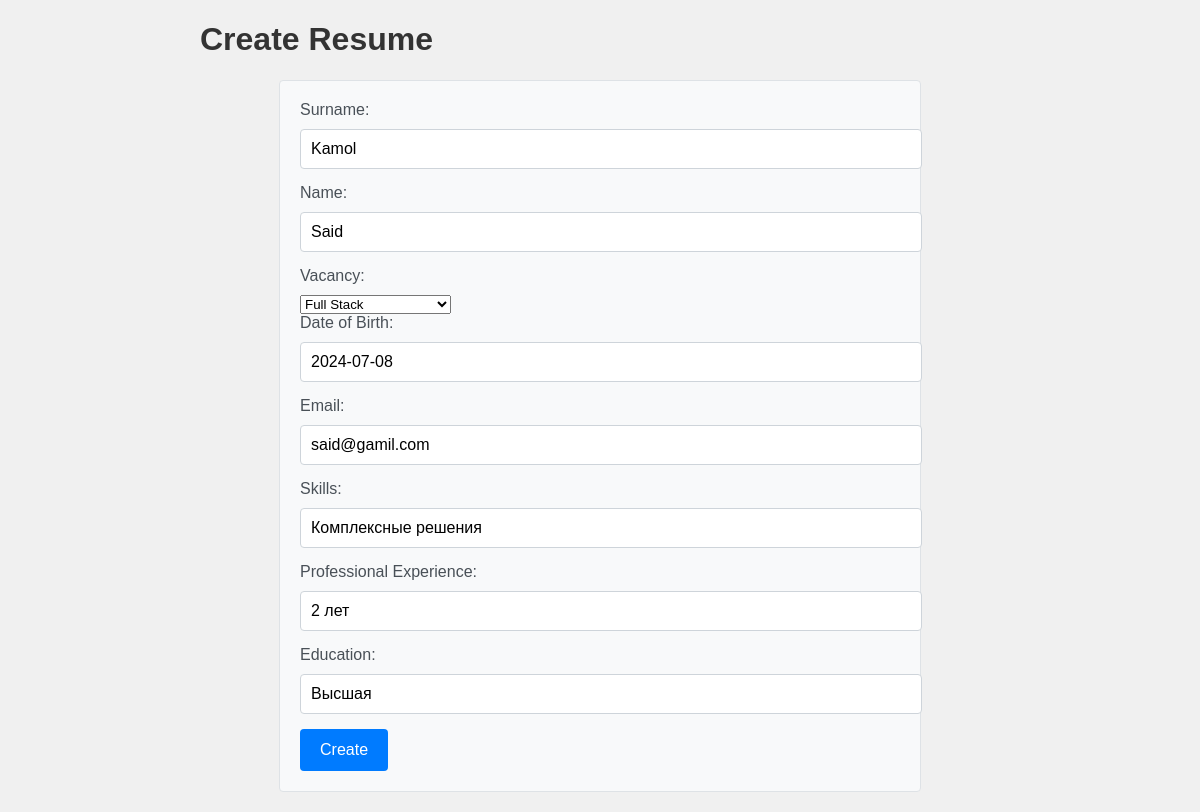
The page /work/resume_update/1 on the database its author committed.
### my_app/models.py (models this page shows, shortened)
class Rezume(models.Model):
    vacancy = models.ForeignKey(Vacancy,on_delete=models.CASCADE)
    name = models.CharField('Name',max_length=20)
    surname = models.CharField('Surname',max_length=20)
    patronymic = models.CharField('Patronymic',max_length=20)
    date_of_birth = models.DateField()
    email = models.EmailField('Email',max_length=255)
    skills = models.CharField('Skill', max_length=100, null=True)
    pro_experience = models.CharField('Experience',max_length=255)
    education = models.CharField('Educations',max_length=100)

### my_app/views.py (the view)
# urls.py: path('resume_update/<int:pk>', RezumeUpdateView.as_view(), name='rezume_update'),
class RezumeUpdateView(UpdateView):
    model = Rezume
    template_name = 'rezume/resume_create.html'
    form_class = ResumeCreateForm
    success_url = reverse_lazy('index')

### my_app/forms.py
class ResumeCreateForm(forms.ModelForm):
    class Meta:
        model = Rezume
        fields = ['vacancy','name','surname','patronymic','date_of_birth','email','skills','pro_experience','education']

### my_app/models.py (called while the page is built)
    def __str__(self):
        return self.name

### templates/rezume/resume_create.html (shortened to what this page needs)
{% extends 'base.html' %}
{% load static %}
{% block style %}
<link rel="stylesheet" href="{% static 'css/rezum.css' %}">
{% endblock style %}
{% block content %}
<div class="container">
    <h1 class="rezume-form-title">Create Resume</h1>
    <form action="" method="post" class="rezume-form">
        <div>
            <label for="id_surname">Surname:</label>
            {{ form.surname }}
        </div>
        <div>
            <label for="id_name">Name:</label>
            {{ form.name }}
        </div>
        <div>
            <label for="id_vacancy">Vacancy:</label>
            {{ form.vacancy }}
        </div>
        <div>
            <label for="id_date_of_birth">Date of Birth:</label>
            {{ form.date_of_birth }}
        </div>
        <div>
            <label for="id_email">Email:</label>
            {{ form.email }}
        </div>
        <div>
            <label for="id_skills">Skills:</label>
            {{ form.skills }}
        </div>
        <div>
            <label for="id_pro_experience">Professional Experience:</label>
            {{ form.pro_experience }}
        </div>
        <div>
            <label for="id_education">Education:</label>
            {{ form.education }}
        </div>
        <input type="submit" value="Create">
    </form>
</div>
{% endblock content %}

### static/css/rezum.css (style rules this page uses)
body { font-family: Arial, sans-serif; background-color: #f0f0f0; margin: 0; padding: 0; }
h1 { color: #333; }
.container { max-width: 800px; margin: 20px auto; }
.rezume-form { max-width: 600px; margin: 0 auto; padding: 20px; background-color: #f8f9fa; border: 1px solid #dee2e6; border-radius: 4px; }
.rezume-form label { display: block; margin-bottom: 10px; color: #495057; }
.rezume-form input[type="text"], .rezume-form input[type="email"], .rezume-form textarea { width: 100%; padding: 10px; margin-bottom: 15px; border: 1px solid #ced4da; border-radius: 4px; font-size: 16px; }
.rezume-form input[type="submit"] { background-color: #007bff; color: #fff; border: none; padding: 12px 20px; font-size: 16px; border-radius: 4px; cursor: pointer; transition: background-color 0.3s ease; }

### rows shown on the page
Rezume: surname "Kamol", name "Said", vacancy "Full Stack", date_of_birth "2024-07-08", email "said@gamil.com", skills "Комплексные решения", pro_experience "2 лет", education "Высшая"
